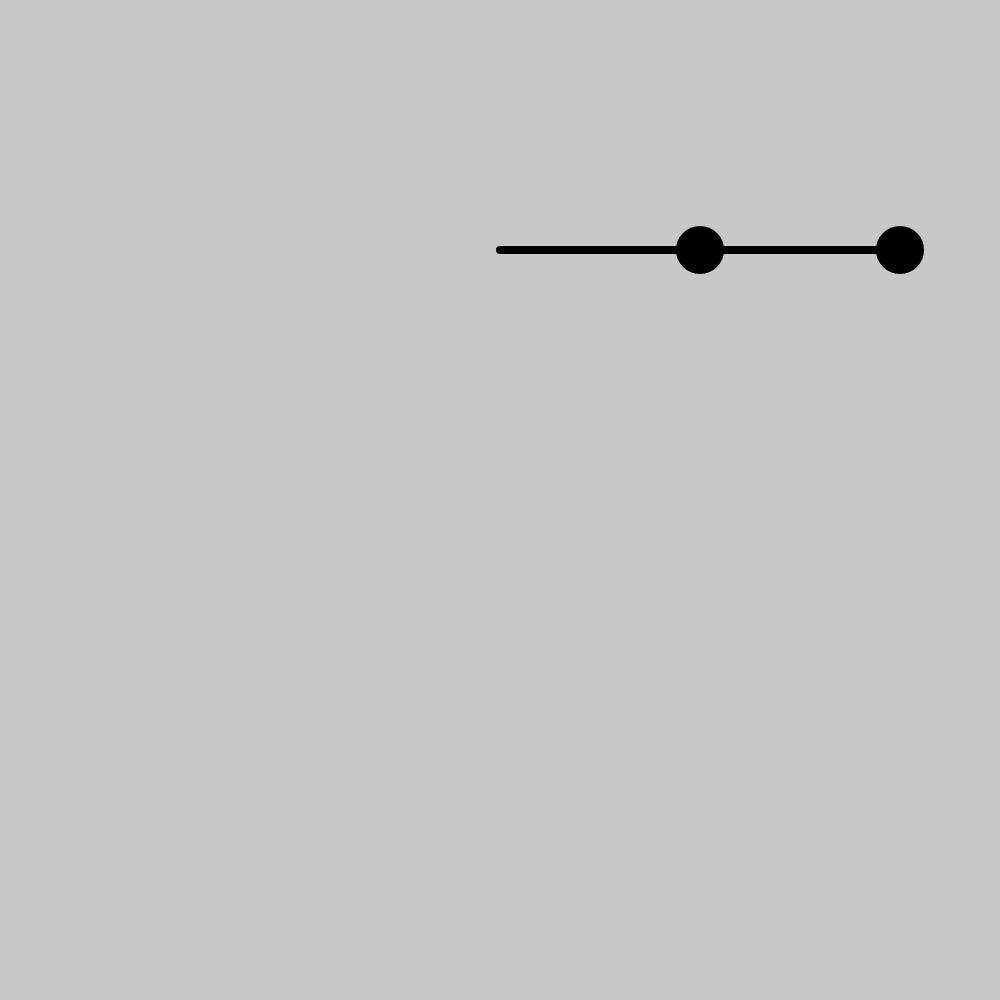
Frame 1 (no input)
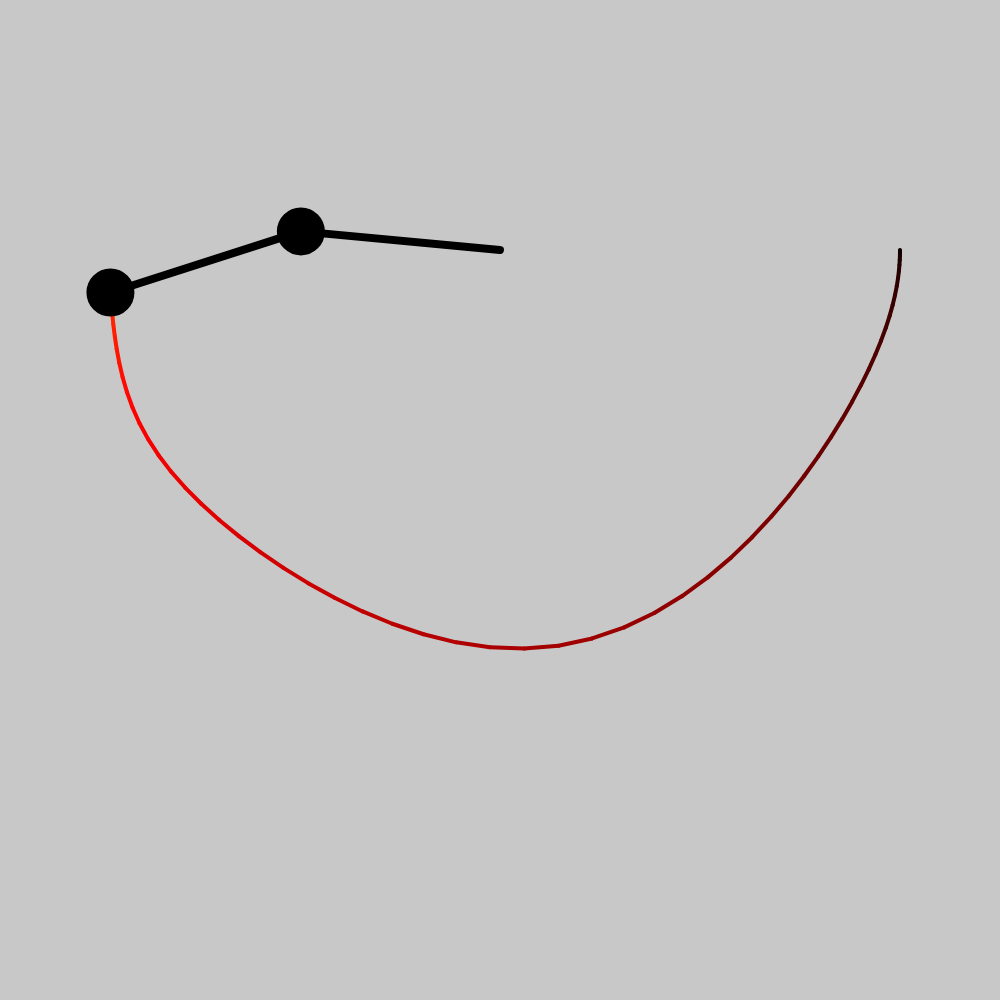
Frame 60 (no input)
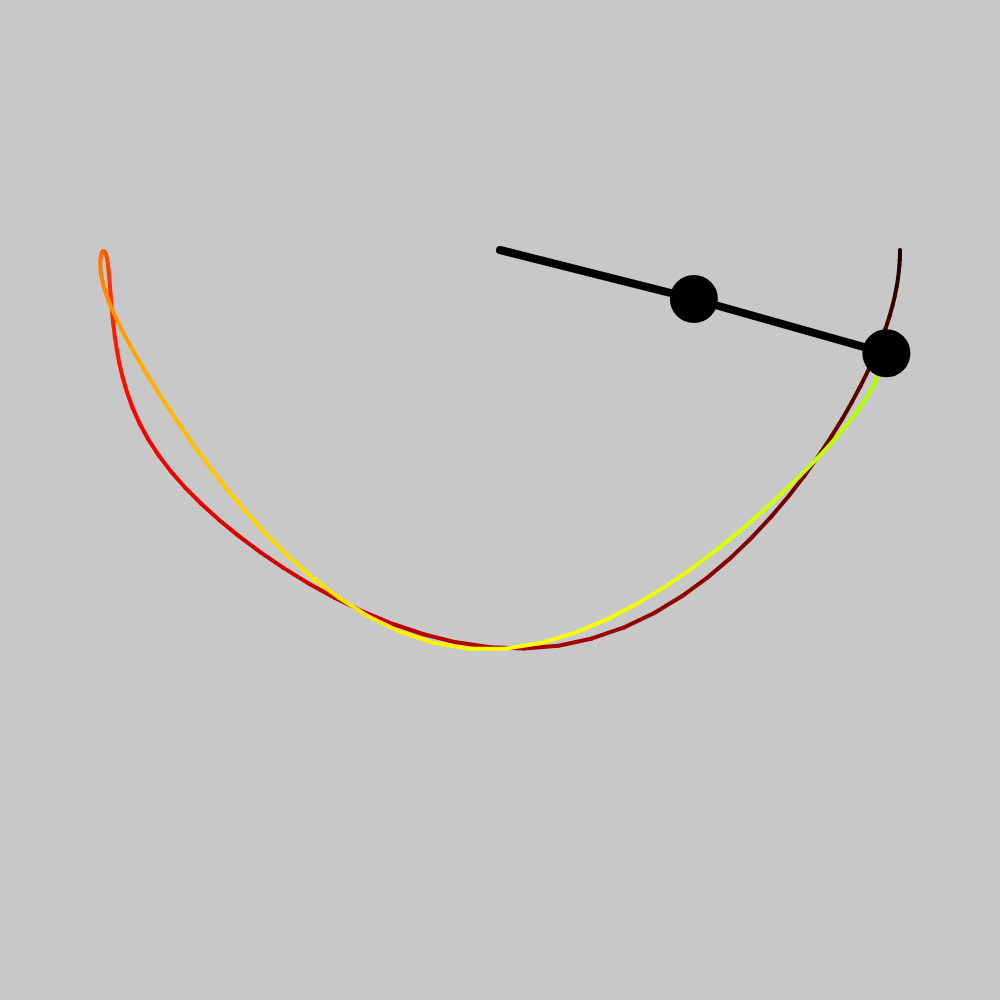
Frame 120 (the mouse pressed at the canvas centre since frame 60)

The p5.js sketch that drew these frames (run headless with seeded random() and noise() and a simulated clock; from frame 60 on, the mouse is pressed at the canvas centre):

// p5.js sketch
// ── sketch.js
var x1, x2, y1, y2, m1;
var m2, arm1, arm2, a1, a2;
var a1_v, a2_v, a1_a, a2_a;
const G = 1;

arm1 = 200;
arm2 = 200;
m1 = 40;
m2 = 40;
a1 = Math.PI / 2;
a2 = Math.PI / 2;
a1_v = 0;
a2_v = 0;

var trail;

var px2 = -1;
var py2 = -1;

let tX, tY;

var col1, col2, col3;

function setup() {
  createCanvas(1000, 1000);

  tX = width / 2;
  tY = height / 4;

  trail = createGraphics(width, height);
  trail.beginShape();
  trail.translate(tX, tY);
  trail.background(200);
  trail.endShape();

  col1 = 0;
  col2 = 0;
  col3 = 0;
}
function draw() {
  var num1 = -G * (2 * m1 + m2) * sin(a1);
  var num2 = -m2 * G * sin(a1 - 2 * a2);
  var num3 = -2 * sin(a1 - a2) * m2;
  var num4 = a2_v * a2_v * arm2 + a1_v * a1_v * arm1 * cos(a1 - a2);
  var den = arm1 * (2 * m1 + m2 - m2 * cos(2 * a1 - 2 * a2));

  a1_a = (num1 + num2 + num3 * num4) / den;

  num1 = 2 * sin(a1 - a2);
  num2 = a1_v * a1_v * arm1 * (m1 + m2);
  num3 = G * (m1 + m2) * cos(a1);
  num4 = a2_v * a2_v * arm2 * m2 * cos(a1 - a2);
  den = arm2 * (2 * m1 + m2 - m2 * cos(2 * a1 - 2 * a2));

  a2_a = (num1 * (num2 + num3 + num4)) / den;

  image(trail, 0, 0);

  translate(tX, tY);

  x1 = arm1 * sin(a1);
  y1 = arm1 * cos(a1);
  x2 = x1 + arm2 * sin(a2);
  y2 = y1 + arm2 * cos(a2);

  a1_v += a1_a;
  a2_v += a2_a;
  a1 += a1_v;
  a2 += a2_v;

  if(col1 != 255 && col2 == 0 && col3 == 0) {
    col1 += 5;
  }
  else if(col1 == 255 && col2 != 255 && col3 == 0) {
    col2 += 5;
  }
  else if(col1 != 0 && col2 == 255 && col3 == 0) {
    col1 -= 5;
  }
  else if(col1 == 0 && col2 == 255 && col3 != 255) {
  }
  else if(col1 == 0 && col2 != 0 && col3 == 255) {
    col2 -= 5;
  }
  else if(col1 != 255 && col2 == 0 && col3 == 255) {
    col1 += 5;
  }
  else if(col1 == 255 && col2 == 0 && col3 != 0) {
    col3 -= 5;
  }

  fill(0);
  strokeWeight(8);
  line(0, 0, x1, y1);
  ellipse(x1, y1, m1, m1);
  line(x1, y1, x2, y2);
  ellipse(x2, y2, m2, m2);

  trail.beginShape();
  trail.strokeWeight(4);
  trail.stroke(col1, col2, col3);
  if(frameCount > 1) {
    trail.line(px2, py2, x2, y2);
  }
  trail.endShape();

  px2 = x2;
  py2 = y2;
}
